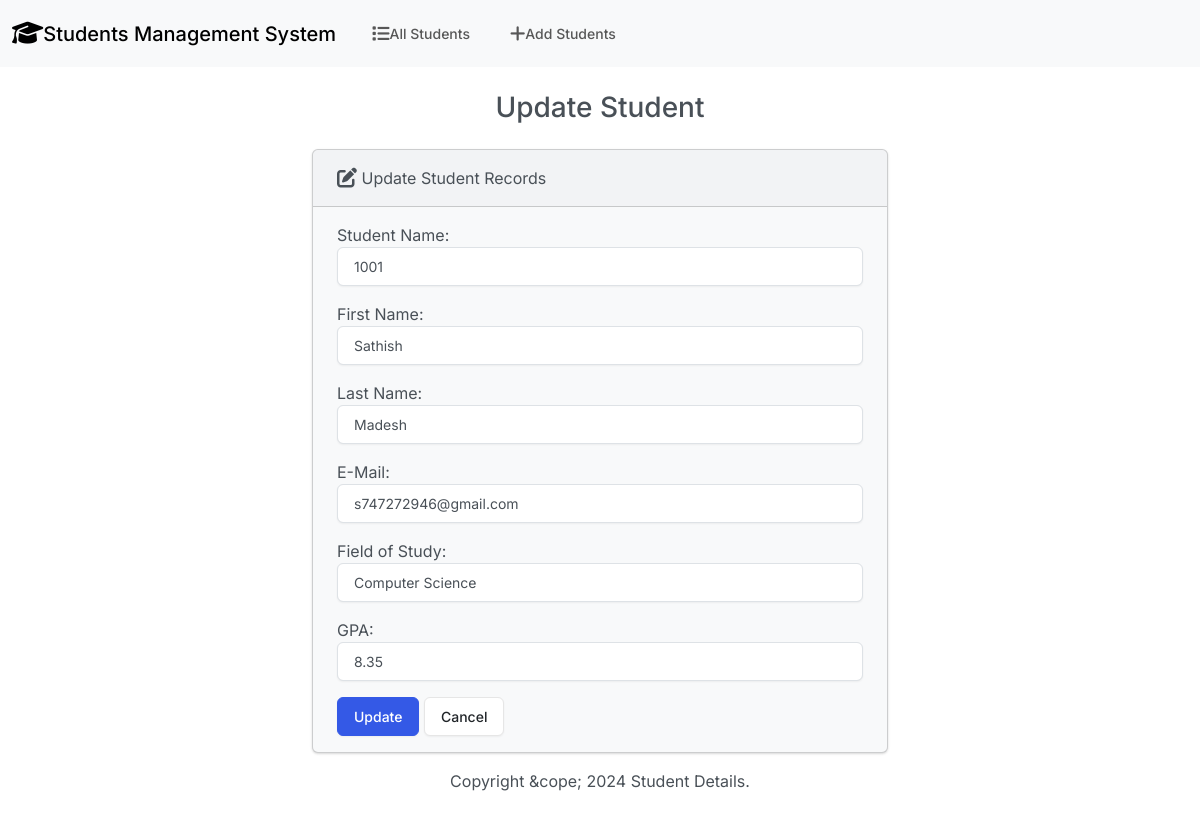
Page /edit/1/ on the committed database.
### student/models.py (models this page shows, shortened)
class Student(models.Model):
    std_num = models.IntegerField()
    first_name = models.CharField(max_length=100)
    last_name = models.CharField(max_length=100)
    email = models.EmailField(max_length=100)
    branch = models.CharField(max_length=100)
    gpa = models.FloatField()

### student/views.py (the view)
# urls.py: path('edit/<int:id>/', views.edit, name='edit'),
def edit(request, id):
    student = Student.objects.get(id=id)
    if request.method == 'POST':
        form = StudentForm(request.POST,instance=student)
        if form.is_valid():
            form.save()
            return render(request, 'students/edit.html',{
                'form':form,
                'success':True
            })
    else:
        student = Student.objects.get(id=id)
        form = StudentForm(instance=student)
    return render(request, 'students/edit.html',{
        'form':form
    })

### student/forms.py
class StudentForm(forms.ModelForm):
    class Meta:
        model = Student
        fields = ['std_num','first_name','last_name','email','branch','gpa']
        labels = {
            'std_num':'Student Name',
            'first_name': 'First Name',
            'last_name': 'Last Name',
            'email': 'E-Mail',
            'branch': 'Field of Study',
            'gpa': 'GPA'
        }
        widgets = {
            'std_num': forms.NumberInput(attrs={'class':'form-control'}),
            'first_name': forms.TextInput(attrs={'class':'form-control'}),
            'last_name': forms.TextInput(attrs={'class':'form-control'}),
            'email': forms.EmailInput(attrs={'class':'form-control'}),
            'branch': forms.TextInput(attrs={'class':'form-control'}),
            'gpa': forms.NumberInput(attrs={'class':'form-control'})
        }

### student/templates/students/edit.html (shortened to what this page needs)
{% extends "students/base.html" %}
{% block body %}
<h3 class="text-center m-4">Update Student</h3>
{% if success %}
<div class="alert alert-success" role="alert">
    The student information is updated successfully.
    <a href="{% url 'index' %}" class="alert-link">Go to Home Page.</a>
</div>
{% else %}
<div class="row justify-content-center">
    <div class="col-6">
        <div class="card bg-light mb-3">
            <div class="card-header">
                <i class="fa-solid fa-pen-to-square fa-lg"></i> Update Student Records
            </div>
            <div class="card-body">
                <form action="" method="POST">
                    {{ form.as_p }}
                    <button type="submit" class="btn btn-primary">Update</button>
                    <a href="{% url 'index' %}" class="btn btn-secondary">Cancel</a>
                </form>
            </div>
          </div>
    </div>
</div>
{% endif %}
{% endblock %}

### rows in the picture
Student: std_num "1001", first_name "Sathish", last_name "Madesh", email "s747272946@gmail.com", branch "Computer Science", gpa "8.35"
